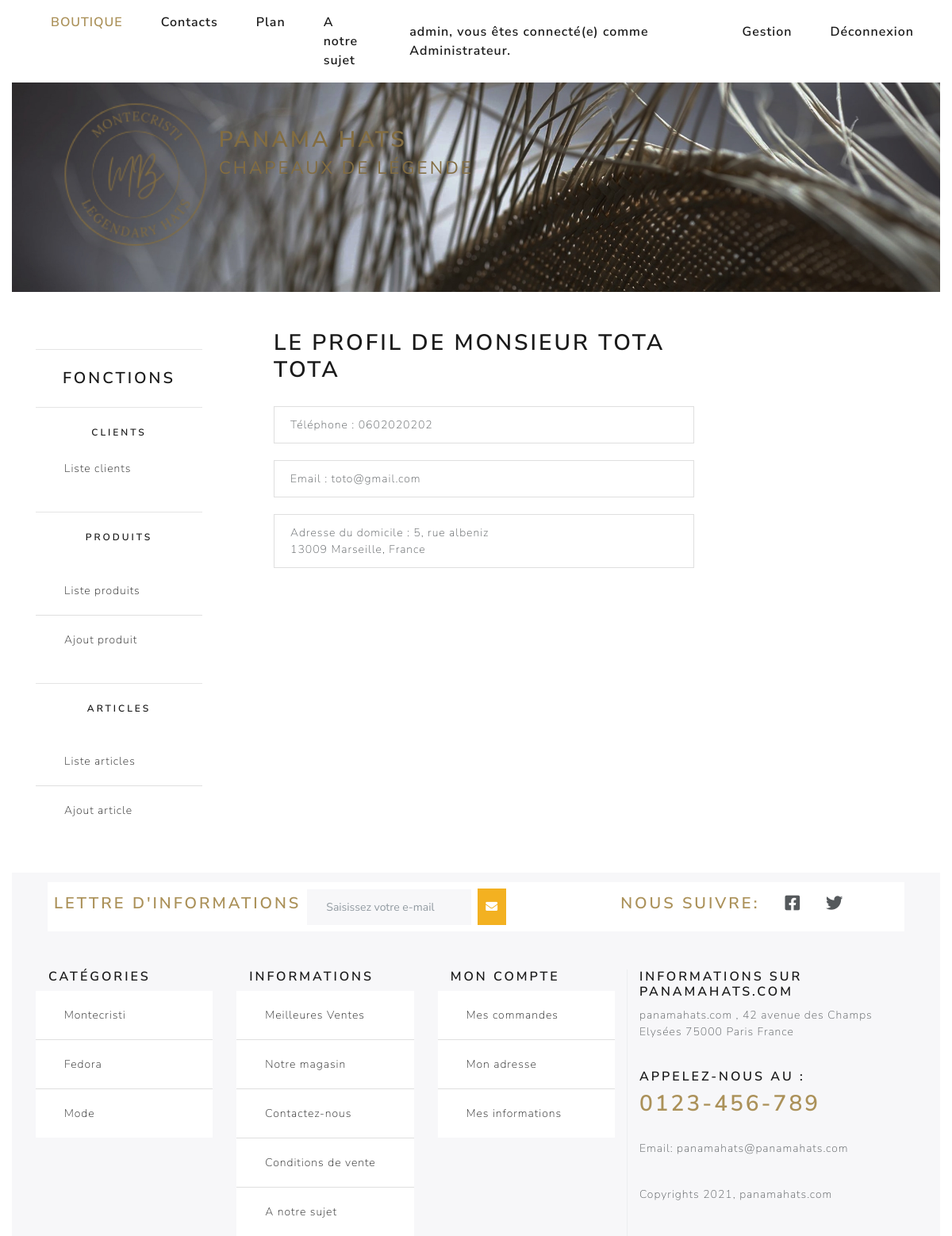
Page /admins/vueProfil/1 (signed in) on the committed database.
### tables this page shows
CREATE TABLE IF NOT EXISTS `user` (
  `id_user` int(11) NOT NULL AUTO_INCREMENT,
  `prenom` varchar(150) NOT NULL,
  `nom` varchar(150) NOT NULL,
  `civilite` varchar(50) NOT NULL,
  `telephone` varchar(50) NOT NULL,
  `email` varchar(150) NOT NULL,
  `password` varchar(250) NOT NULL,
  `is_admin` tinyint(1) NOT NULL,
  `date_registre` datetime NOT NULL,
  PRIMARY KEY (`id_user`)
);

CREATE TABLE IF NOT EXISTS `adresse` (
  `id_adresse` int(11) NOT NULL AUTO_INCREMENT,
  `nom_adresse` varchar(50) NOT NULL,
  `prenom_adresse` varchar(50) NOT NULL,
  `num_rue` varchar(50) NOT NULL,
  `nom_rue` varchar(250) NOT NULL,
  `batiment` varchar(50) DEFAULT NULL,
  `code_postal` varchar(50) NOT NULL,
  `ville` varchar(250) NOT NULL,
  `pays` varchar(250) NOT NULL,
  `id_user` int(10) NOT NULL,
  `domicile` tinyint(4) NOT NULL,
  PRIMARY KEY (`id_adresse`)
);

### libraries/Database.php (called while the page is built, shortened)
<?php
    class Database {
        private $dbHost = 'localhost';
        private $dbUser ='root';
        private $dbPass = '';
        private $dbName = 'boutique';
        private $statement;
        private $dbHandler;
        public function __construct() {
            $conn = 'mysql:host=' . $this->dbHost . ';dbname=' . $this->dbName;
            $options = array(
                PDO::ATTR_PERSISTENT => true,
                PDO::ATTR_ERRMODE => PDO::ERRMODE_EXCEPTION
            );
            try {
                $this->dbHandler = new PDO($conn, $this->dbUser, $this->dbPass, $options);
            } catch (PDOException $e) {
                $this->error = $e->getMessage();
                echo $this->error;
            }
        }
        public function query($sql) {
            $this->statement = $this->dbHandler->prepare($sql);
        }
        public function bind($parameter, $value, $type = null) {
            switch (is_null($type)) {
                default:
                    $type = PDO::PARAM_STR;
            }
            $this->statement->bindValue($parameter, $value, $type);
        }
        public function execute() {
            return $this->statement->execute();
        }
        public function single() {
            $this->execute();
            return $this->statement->fetch(PDO::FETCH_OBJ);
        }
    }

### models/Admin.php (called while the page is built, shortened)
<?php
class Admin {
    private $db;
    public function __construct() {
        $this->db = new Database;
    }
    public function view($id) {
        $this->db->query('SELECT prenom, nom, civilite, telephone, email, date_registre, num_rue, nom_rue, batiment, code_postal, ville, pays FROM user JOIN adresse ON user.id_user = adresse.id_user WHERE user.id_user = :id_user AND adresse.domicile = 1');
        $this->db->bind(':id_user', $id);
        $user = $this->db->single();
        return $user;
    }
    }

### views/admins/vueProfil.php (the view, shortened to what this page needs)
<?php
   require (ROOT.'views/includes/head.php');
?>
 <body>
    <div class="container-fluid">
        <div class="col-md-12">
            <?php
            require (ROOT.'views/includes/navigation.php');
            ?>
        </div>
        <div class="col-md-12 mt-5">
            <div class="row banner banner_image3 pt-3">
                <img class="ml-5 img-fluid mt-5" src="<?php echo WWW_ROOT; ?>public/images/logo.png" alt="Logo">
                <h2 class="mt-5 pt-5 champain">PANAMA HATS<br /><small>Chapeaux de Légende</small></h2>
            </div>
        </div>
        <div class="row">
            <section class="col-sm-12 col-md-3 my-5 text-center">
                    <aside class="col-md-12">
                        <?php
                        require (ROOT.'views/includes/asideCrud.php');
                        ?>
                    </aside>
            </section>
            <section class="col-sm-12 col-md-9 my-5">
                <div class="container">
                    <div class="col-lg-8 col-md-8">
                        <h2>Le profil de <?php echo $data['user']->civilite.' '.$data['user']->nom.' '.$data['user']->prenom; ?></h2>
                                <ul class="list-group">
                                    <br />
                                    <li class="list-group-item">Téléphone : <?= $data['user']->telephone ?></li>
                                    <br />
                                    <li class="list-group-item">Email : <?= $data['user']->email ?></li>
                                    <br />
                                    <li class="list-group-item">Adresse du domicile : <?php echo $data['user']->num_rue.', '.$data['user']->nom_rue.' '.$data['user']->batiment; ?>
                                    <br><?php echo $data['user']->code_postal.' '.$data['user']->ville.', '.$data['user']->pays; ?></li>
                                    <br />
                                </ul>
                    </div>
                </div>
            </section>
        </div>
        <?php
        require ROOT . '/views/includes/footer.php';
        ?>

### public/css/style.css (style rules this page uses)
.champain { color: #836d41; }
.banner { background-position: center; background-repeat: no-repeat; background-size: cover; position: relative; height:40vh; }
.banner .img-fluid { max-width: 100%; height:70%; }
.banner_image3 { background-image: url("../images/tissage_banner.jpg") ; }

### rows in the picture
user: civilite "MONSIEUR", nom "TOTA", prenom "TOTA", telephone "0602020202", email "toto@gmail.com"
adresse: num_rue "5", nom_rue "rue albeniz", code_postal "13009", ville "Marseille", pays "France"

### other values in the picture
$_SESSION['prenom'] "admin"
